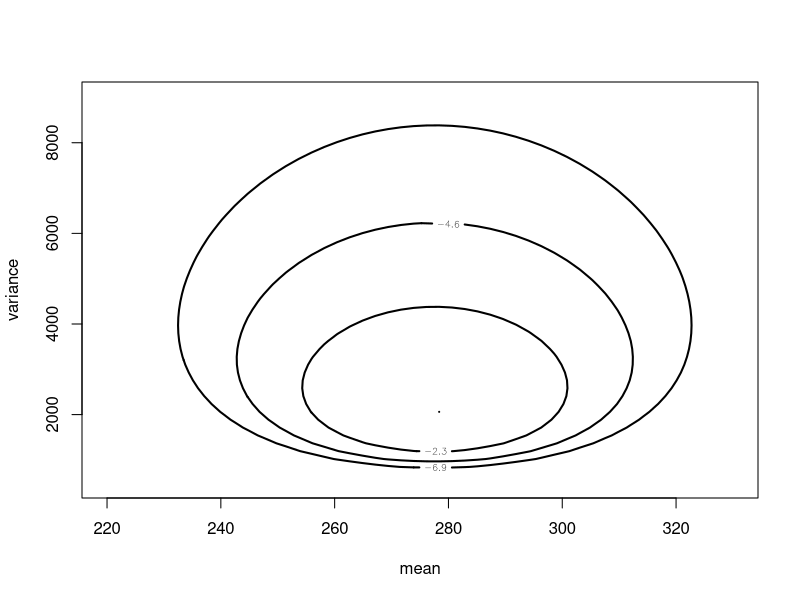
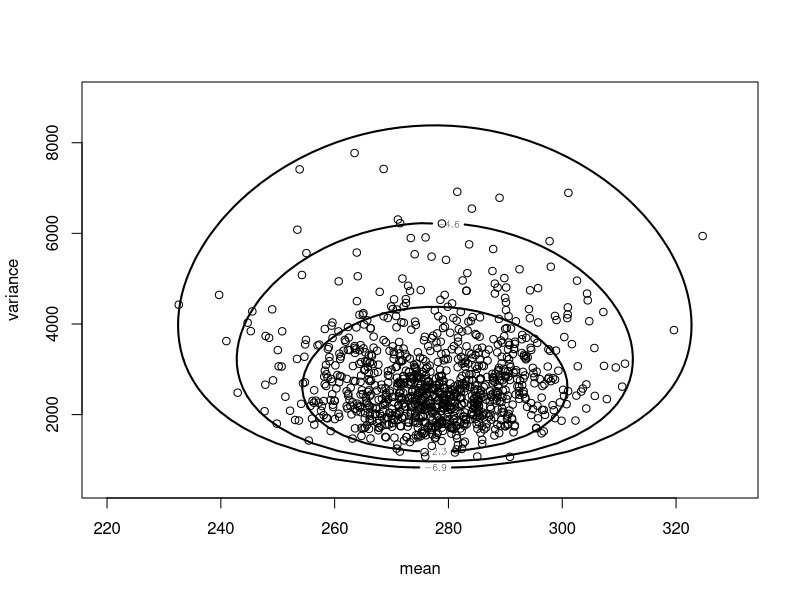
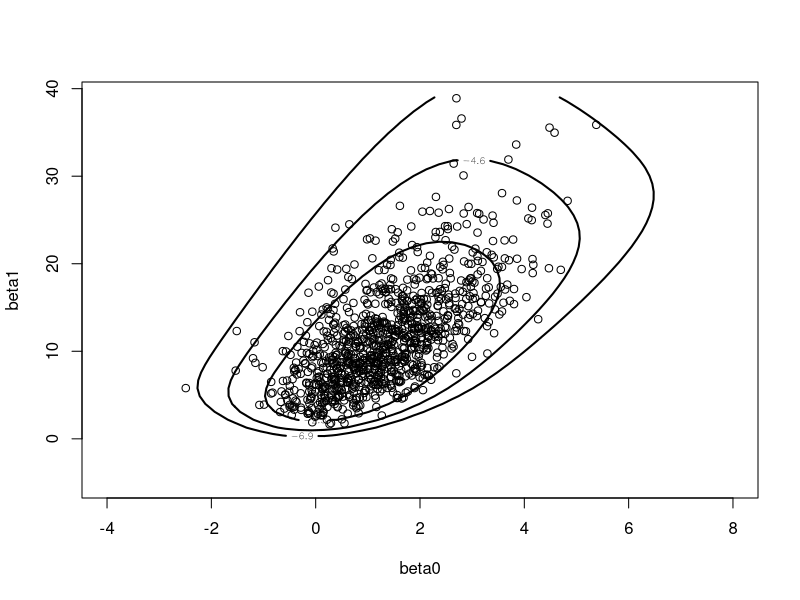
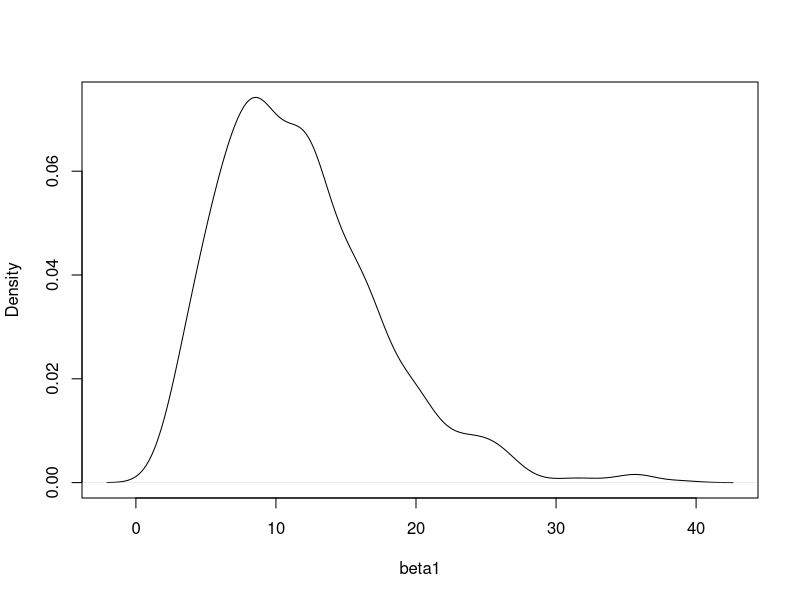
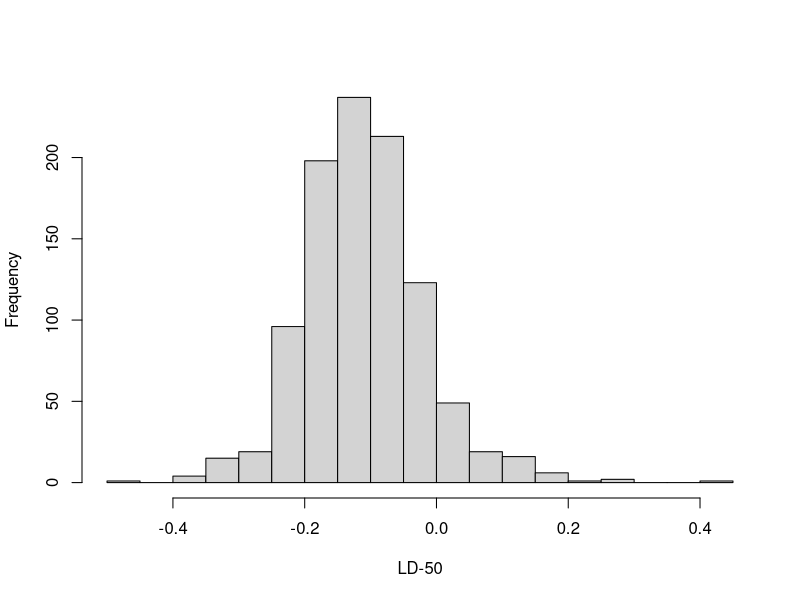
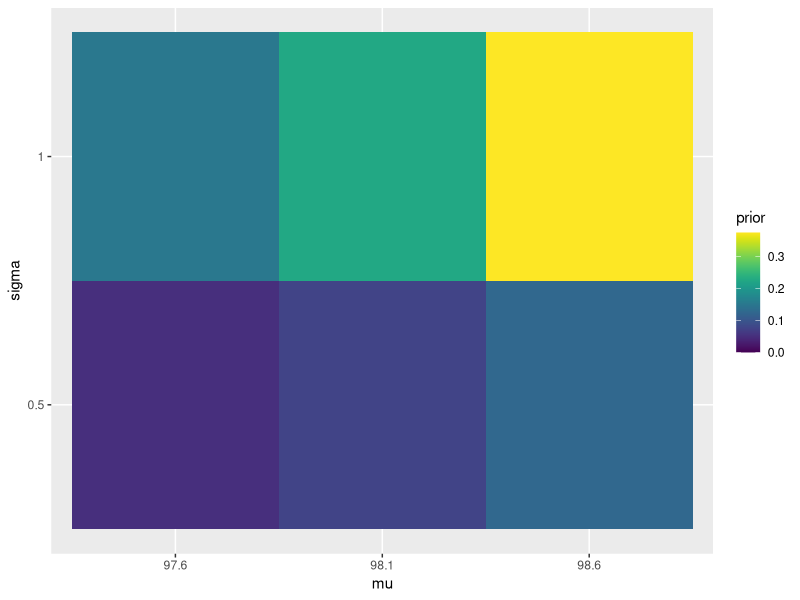
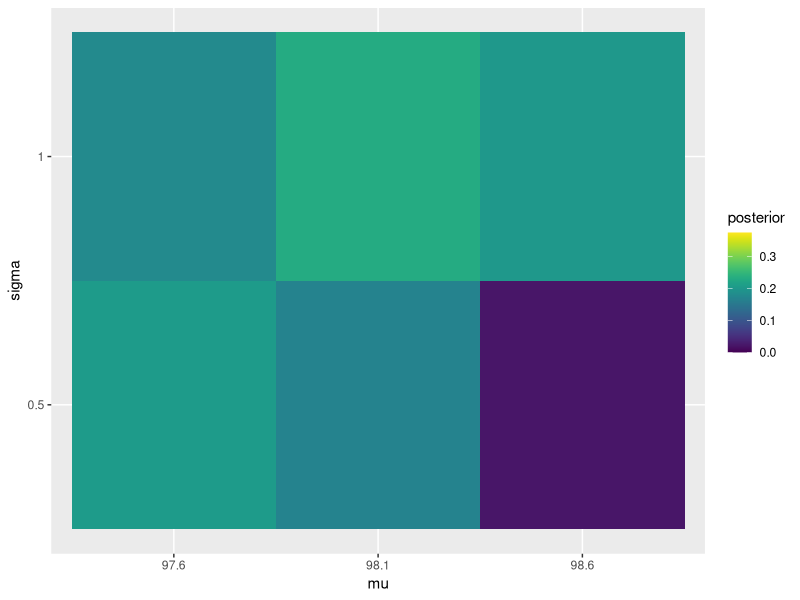
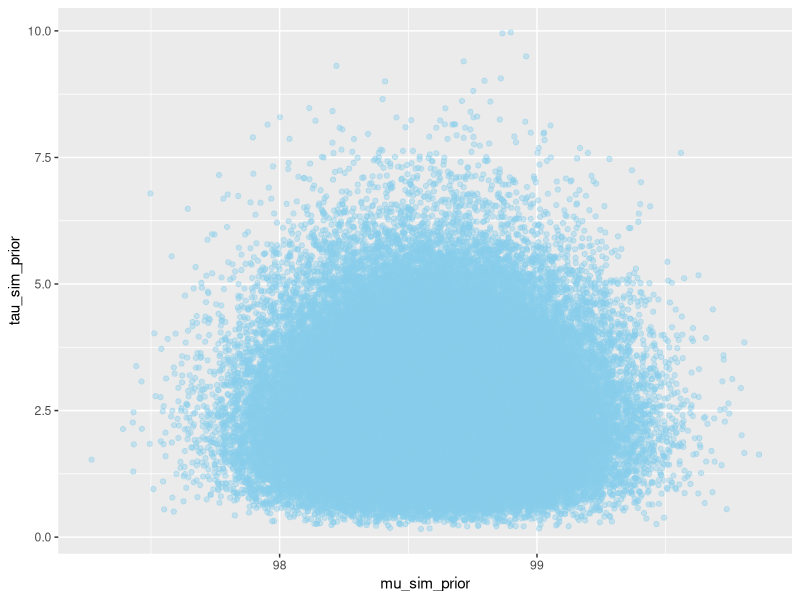

Write the R code that produced these figures, in order.
## ---- chunk 1
library(LearnBayes) 

# Read data and attach variables 
data(marathontimes)
attach(marathontimes) 

# Function from the library 
mycontour(normchi2post, 
          c(220, 330, 500, 9000),
          time) 
title(xlab="mean", ylab="variance")
## ---- chunk 2
# Sample from chi-squared distribution and obtain draws from the scale times inverse chi-square 
S = sum((time - mean(time))^2)
n = length(time) 
sigma2 = S/rchisq(1000, n-1)

# Simulated draws of the mean 
mu = rnorm(1000,
           mean=mean(time),
           sd=sqrt(sigma2)/sqrt(n))

# Display the simulated sampled values on top of the contour plot
mycontour(normchi2post, 
          c(220, 330, 500, 9000),
          time) 
title(xlab="mean", ylab="variance")
points(mu, sigma2)
## ---- chunk 3
# 95% interval estimate for the mean 
quantile(mu, c(0.025, 0.975))
## ---- chunk 4
quantile(sqrt(sigma2), c(0.025, 0.975))
## ---- chunk 5
# Covariate vector 
x = c(-0.86, -0.3, -0.05, 0.73)

# Vector of sample sizes 
n = c(5, 5, 5, 5)

# Observed success counts 
y = c(0, 1, 3, 5)

data = cbind(x, n, y) 
## ---- chunk 6
response = cbind(y, n-y) 
results = glm(response ~ x, family=binomial)
summary(results)
## ---- chunk 7
mycontour(logisticpost, 
          c(-4, 8, -5, 39),
          data)
title(xlab="beta0", ylab="beta1")

# Simulate from the posterior density computed on this rectangle grid 
s = simcontour(logisticpost, 
               c(-4, 8, -5, 39),
               data, 1000)
points(s$x, s$y)
## ---- chunk 8
plot(density(s$y), xlab="beta1", main="")
## ---- chunk 9
theta = -s$x/s$y 
hist(theta, breaks=30, xlab="LD-50", main="")
quantile(theta, c(.025, .975))
## ---- chunk 10
mu = c(97.6, 98.1, 98.6)
sigma = c(0.5, 1) 
theta = expand.grid(mu, sigma)  # all possible (mu, sigma) pairs 
names(theta) = c("mu", "sigma") 

# Prior 
prior_mu = c(0.20, 0.30, 0.50) 
prior_sigma = c(.25, .75) 
prior = apply(expand.grid(prior_mu, prior_sigma),
              1, prod)
prior = prior/sum(prior) 

# Data 
y = c(97.9, 97.5)  # single observed data

# Likelihood 
likelihood = dnorm(97.9, mean=theta$mu, sd=theta$sigma) * 
    dnorm(97.5, mean=theta$mu, sd=theta$sigma) 

# Posterior
product = likelihood * prior
posterior = product/sum(product) 

# Bayes table 
bayes_table = data.frame(theta,
                         prior,
                         likelihood,
                         product,
                         posterior)
knitr::kable(bayes_table, digits=4, align='c')
## ---- chunk 11
library(ggplot2)
library(dplyr)
library(viridis)

ggplot(bayes_table %>% 
           mutate(mu=factor(mu),
                  sigma=factor(sigma)),
       aes(mu, sigma)) + 
    geom_tile(aes(fill=prior)) + 
    scale_fill_viridis(limits=c(0, max(c(prior, posterior))))

ggplot(bayes_table %>% 
           mutate(mu=factor(mu),
                  sigma=factor(sigma)),
       aes(mu, sigma)) + 
    geom_tile(aes(fill=posterior)) + 
    scale_fill_viridis(limits=c(0, max(c(prior, posterior))))
## ---- chunk 12
Nrep = 100000

mu_sim_prior = rnorm(Nrep, 98.6, 0.3)
tau_sim_prior = rgamma(Nrep, shape=5, rate=2)
sigma_sim_prior = 1/sqrt(tau_sim_prior)
sim_prior = data.frame(mu_sim_prior,
                       tau_sim_prior,
                       sigma_sim_prior)

# Plot 
ggplot(sim_prior, aes(mu_sim_prior, tau_sim_prior)) + 
    geom_point(color="skyblue", alpha=0.4)
ggplot(sim_prior, aes(mu_sim_prior, tau_sim_prior)) + 
    stat_density_2d(aes(fill=after_stat(level)),
                    geom="polygon", color="white") +
    scale_fill_viridis_c()
## ---- chunk 13
ggplot(sim_prior, aes(x=sigma_sim_prior)) + 
    geom_histogram(aes(y=..density..), color="black", fill="white") + 
    geom_density(linewidth=1, color="skyblue")

ggplot(sim_prior, aes(mu_sim_prior, sigma_sim_prior)) + 
    stat_density_2d(aes(fill=after_stat(level)),
                    geom="polygon", color="white") + 
    scale_fill_viridis_c()

## ---- chunk 14
quantile(mu_sim_prior, c(0.01, 0.99))
## ---- chunk 15
quantile(tau_sim_prior, c(.01, .99))
## ---- chunk 16
quantile(sigma_sim_prior, c(.01, .99))
## ---- chunk 17
# Parameters 
mu = seq(96.0, 100.0, by=0.01)
tau = seq(0.1, 25, by=0.01)

theta = expand.grid(mu, tau) 
names(theta) = c("mu", "tau")
theta$sigma  = 1/sqrt(theta$tau)

# Prior 
prior_mu_mean = 98.6 
prior_mu_sd = 0.3 

prior_precision_shape = 5
prior_precision_rate = 2

prior = dnorm(theta$mu, mean=prior_mu_mean, sd=prior_mu_sd) * 
    dgamma(theta$tau, shape=prior_precision_shape,
           rate=prior_precision_rate)
prior = prior/sum(prior)

# Data 
y = c(97.9, 97.5)

# Likelihood 
likelihood = dnorm(97.9, mean=theta$mu, sd=theta$sigma) * 
    dnorm(97.5, mean=theta$mu, sd=theta$sigma)

# Posterior 
product = likelihood * prior 
posterior = product/sum(product)

# Posterior simulation 
sim_posterior = theta[sample(1:nrow(theta), 100000,
                             replace=TRUE, prob=posterior), ]
cor(sim_posterior$mu, sim_posterior$tau)
## ---- chunk 18
ggplot(sim_posterior, aes(mu)) + 
    geom_histogram(aes(y=..density..), color="black", fill="white") + 
    geom_density(linewidth=1, color="seagreen")

ggplot(sim_posterior, aes(tau)) + 
    geom_histogram(aes(y=..density..), color="black", fill="white") + 
    geom_density(linewidth=1, color="seagreen")

ggplot(sim_posterior, aes(mu, tau)) + 
    stat_density_2d(aes(fill=after_stat(level)),
                    geom="polygon", color="white") + 
    scale_fill_viridis_c()
## ---- chunk 19
cor(sim_posterior$mu, sim_posterior$sigma)
## ---- chunk 20
ggplot(sim_posterior, aes(mu)) + 
    geom_histogram(aes(y=..density..), color="black", fill="white") + 
    geom_density(linewidth=1, color="seagreen")

ggplot(sim_posterior, aes(sigma)) + 
    geom_histogram(aes(y=..density..), color="black", fill="white") + 
    geom_density(linewidth=1, color="seagreen")

ggplot(sim_posterior, aes(mu, sigma)) + 
    stat_density_2d(aes(fill=after_stat(level)),
                    geom="polygon", color="white") + 
    scale_fill_viridis_c()
